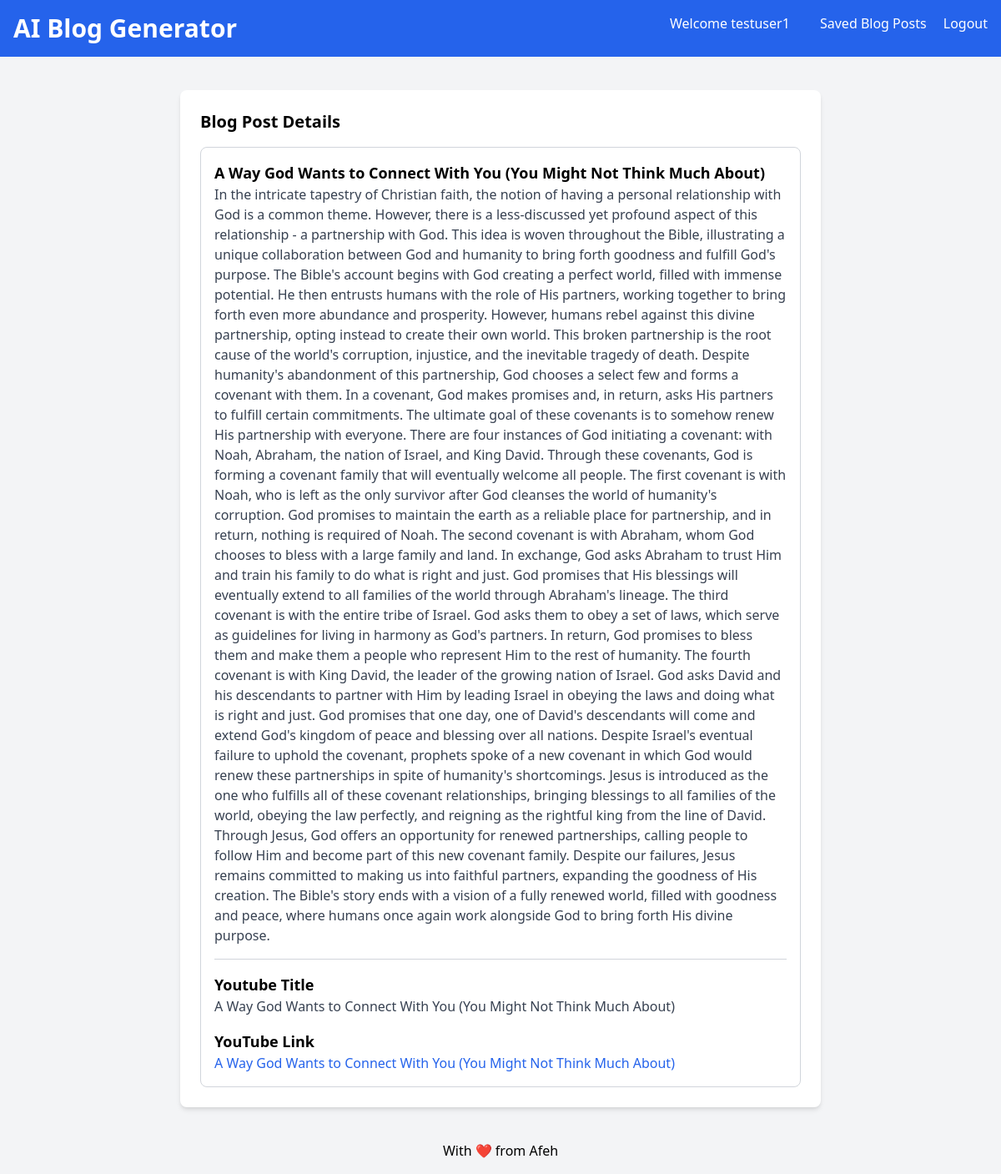
Screenshot of /blog-details/1 (signed in) with the database file from the repository.
### blog_generator/models.py (models this page shows, shortened)
class BlogPost(models.Model):
	user = models.ForeignKey(User, on_delete=models.CASCADE)
	youtube_title = models.CharField(max_length=300)
	youtube_link = models.URLField()
	generated_content = models.TextField()
	created_at = models.DateTimeField(auto_now_add=True)

### blog_generator/views.py (the view)
# urls.py: path('blog-details/<int:pk>', views.blog_details, name='blog-details'),
def blog_details(request, pk):
	blog_article_detail = BlogPost.objects.get(id=pk)
	if request.user == blog_article_detail.user:
		return render(request, 'blog-details.html', {'blog_article_detail': blog_article_detail})
	else:
		return redirect('/')

### templates/blog-details.html (shortened to what this page needs)
<!DOCTYPE html>
<html lang="en">
	<head>
		<link href="https://cdn.jsdelivr.net/npm/tailwindcss@2.2.19/dist/tailwind.min.css" rel="stylesheet"/>
	</head>
	<body class="bg-gray-100 font-sans antialised">
		<nav class="bg-blue-600 p-4 text-white flex justify-between">
			<a href="/">
				<div>
					<h1 class="text-3xl font-bold">AI Blog Generator</h1>
				</div>
			</a>
			<div>
				<a href="/" class="text-white hover:underline mx-4">Welcome {{ user.username }}</a>
				<a href="/blog-list" class="text-white hover:underline mx-4">Saved Blog Posts</a>
				<a href="logout" class="text-white hover:underline">Logout</a>
			</div>
		</nav>
		<div class="container mx-auto mt-10 px-4 sm:px-0">
			<div class="max-w-3xl mx-auto bg-white p-6 rounded-lg shadow-md">
				<section>
					<h2 class="text-xl mb-4 font-semibold">Blog Post Details</h2>
					<div class="border border-gray-300 p-4 rounded-lg">
						<h3 class="text-lg font-semibold">{{blog_article_detail.youtube_title}}</h3>
						<p class="text-gray-700">{{blog_article_detail.generated_content}}</p>
						<hr class="my-4 border-gray-300">
						<h4 class="text-lg font-semibold">Youtube Title</h4>
						<p class="text-gray-700">{{blog_article_detail.youtube_title}}</p>
						<h4 class="text-lg font-semibold mt-4">YouTube Link</h4>
						<a class="text-blue-600 hover:underline" href="{{blog_article_detail.youtube_link}}">{{blog_article_detail.youtube_title}}</a>
					</div>
				</section>
			</div>
		</div>
		<footer class="text-center p-4 text-black mt-6">
			<a href="https://github.com/Afeh">With ❤️ from Afeh</a>
		</footer>
	</body>
</html>

### rows the page displays
BlogPost: youtube_title "A Way God Wants to Connect With You (You Might Not Think Much About)", generated_content "In the intricate tapestry of Christian faith, the notion of having a personal relationship with God is a common theme. However, there is a less-discussed yet profound aspect of this relationship - a partnership with God. This idea is woven throughout the Bible, illustrating a unique collaboration between God and humanity to bring forth goodness and fulfill God's purpose. The Bible's account begins with God creating a perfect world, filled with immense potential. He then entrusts humans with the role of His partners, working together to bring forth even more abundance and prosperity. However, humans rebel against this divine partnership, opting instead to create their own world. This broken…"

### other values shown
{{ user.username }} "testuser1"
